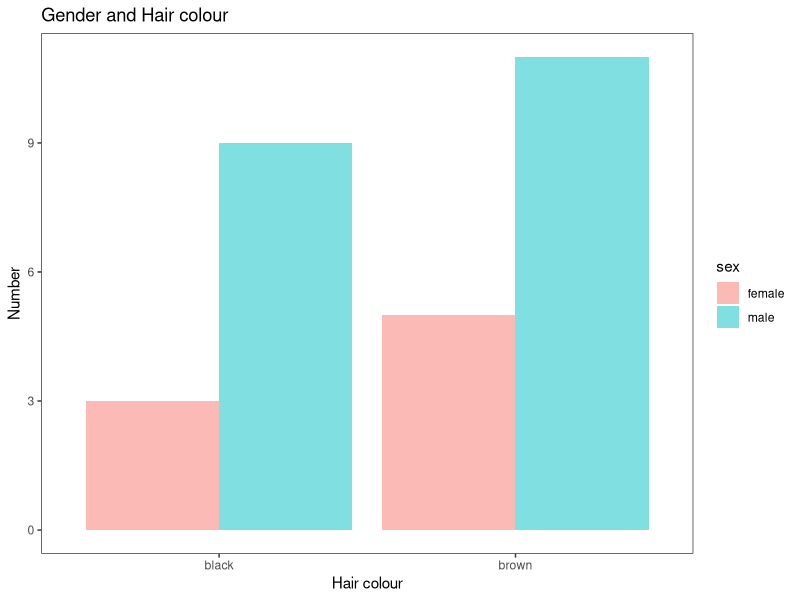
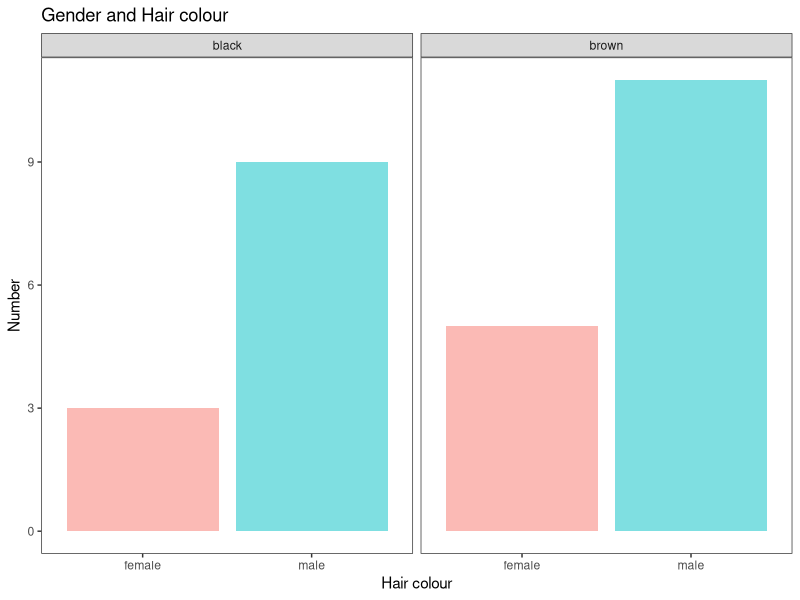

Generate these figures, in order, with R:
library(tidyverse)
View(starwars)


# bar charts for two categorical variables
# panel.grid.major = element_blank() -> removing the grid lines 
# position = "dodge" -> is for presenting the results in different bars
# instead of one be placed on top of the other

starwars %>% 
  filter(hair_color == "black" | hair_color =="brown") %>% 
  drop_na(sex) %>% 
  ggplot(aes(hair_color, fill = sex))+
  geom_bar(position = "dodge",
           alpha = 0.5)+
  theme_bw()+
  theme(panel.grid.major = element_blank(),
        panel.grid.minor = element_blank())+
  labs(title = "Gender and Hair colour",
       x = "Hair colour",
       y = "Number")


starwars %>% 
  filter(hair_color %in% c("black","brown")) %>% 
  drop_na(sex) %>% 
  ggplot(aes(x = sex))+
  geom_bar(aes(fill = sex), alpha = 0.5)+
  facet_wrap(~ hair_color)+
  theme_bw()+
  theme(panel.grid.major = element_blank(),
        panel.grid.minor = element_blank(),
        legend.position = "none")+
  labs(title = "Gender and Hair colour",
       x = "Hair colour",
       y = "Number")


